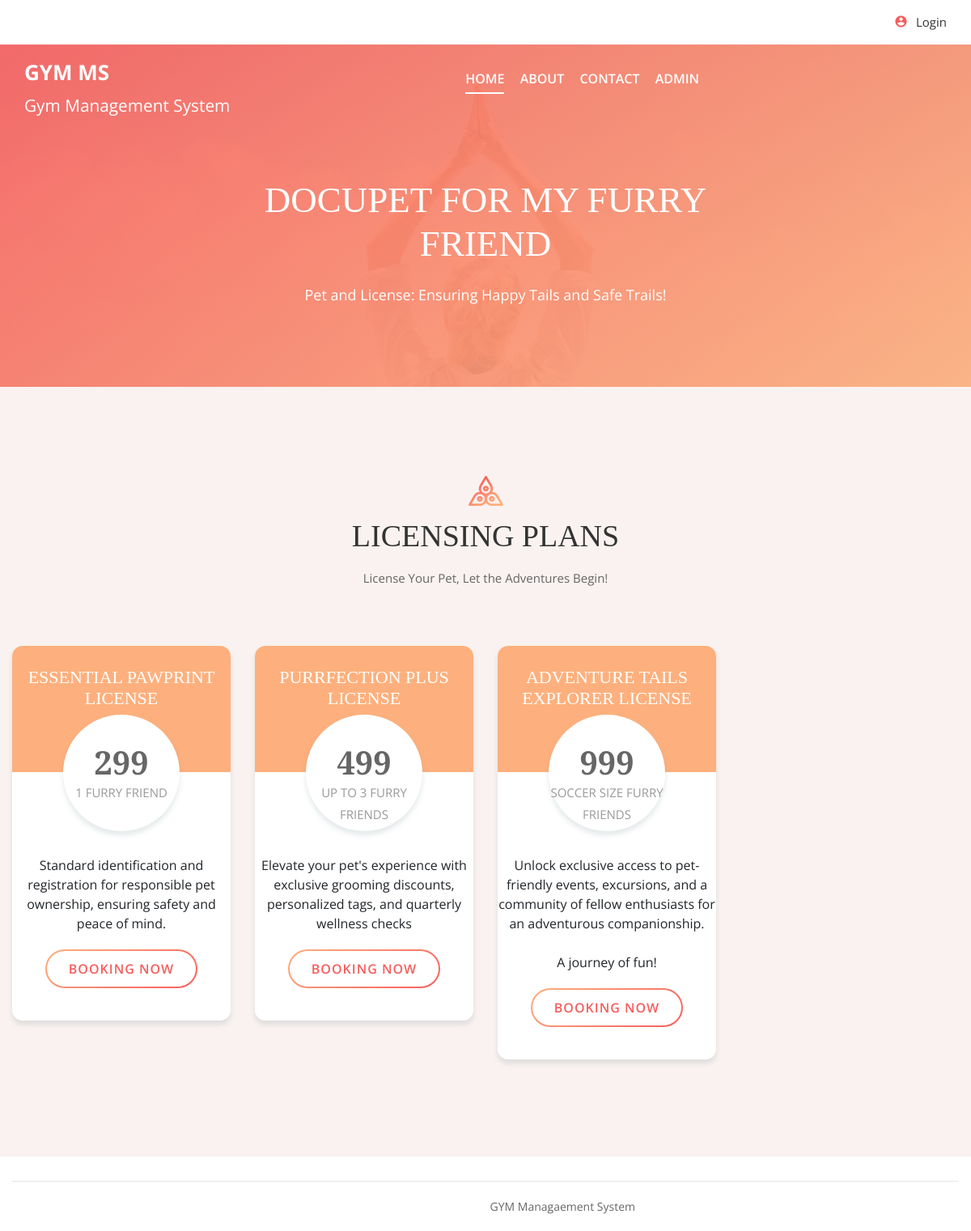
The page / on the database its author committed.
### tables this page shows
CREATE TABLE `tbladdpackage` (
  `id` int(11) NOT NULL,
  `category` varchar(45) DEFAULT NULL,
  `titlename` varchar(450) DEFAULT NULL,
  `PackageType` varchar(45) DEFAULT NULL,
  `PackageDuratiobn` varchar(45) DEFAULT NULL,
  `Price` varchar(45) DEFAULT NULL,
  `uploadphoto` varchar(450) DEFAULT NULL,
  `Description` varchar(450) DEFAULT NULL,
  `create_date` timestamp NULL DEFAULT current_timestamp()
);

### index.php (the view, shortened to what this page needs)
<?php
include 'include/config.php';
?>
<!DOCTYPE html>
<html lang="zxx">
<head>
	<link rel="stylesheet" href="css/bootstrap.min.css"/>
	<link rel="stylesheet" href="css/font-awesome.min.css"/>
	<link rel="stylesheet" href="css/owl.carousel.min.css"/>
	<link rel="stylesheet" href="css/nice-select.css"/>
	<link rel="stylesheet" href="css/magnific-popup.css"/>
	<link rel="stylesheet" href="css/slicknav.min.css"/>
	<link rel="stylesheet" href="css/animate.css"/>
	<link rel="stylesheet" href="css/style.css"/>
</head>
<body>
	<?php include 'include/header.php';?>
	<section class="page-top-section set-bg" data-setbg="img/page-top-bg.jpg">
		<div class="container">
			<div class="row">
				<div class="col-lg-7 m-auto text-white">
					<h2>Docupet for My Furry Friend</h2>
					<p>Pet and License: Ensuring Happy Tails and Safe Trails!</p>
				</div>
			</div>
		</div>
	</section>
	<section class="pricing-section spad">
		<div class="container">
			<div class="section-title text-center">
				<img src="img/icons/logo-icon.png" alt="">
				<h2>Licensing plans</h2>
				<p>License Your Pet, Let the Adventures Begin!</p>
			</div>
			<div class="row">
				        <?php
$sql ="SELECT id, category, titlename, PackageType, PackageDuratiobn, Price, uploadphoto, Description, create_date from tbladdpackage";
$query= $dbh -> prepare($sql);
$query-> execute();
$results = $query -> fetchAll(PDO::FETCH_OBJ);
$cnt=1;
if($query -> rowCount() > 0)
{
foreach($results as $result)
{
?>
				<div class="col-lg-3 col-sm-6">
					<div class="pricing-item begginer">
						<div class="pi-top">
							<h4><?php echo $result->titlename;?></h4>
						</div>
						<div class="pi-price">
							<h3><?php echo htmlentities($result->Price);?></h3>
							<p>	<?php echo $result->PackageDuratiobn;?></p>
						</div>
						<ul>
							<?php echo $result->Description;?>
						</ul>
						<?php if(strlen($_SESSION['uid'])==0): ?>
						<a href="login.php" class="site-btn sb-line-gradient">Booking Now</a>
							 <?php endif;?>
					</div>
				</div>
				<?php  $cnt=$cnt+1; } } ?>
			</div>
		</div>
	</section>
	<?php include 'include/footer.php'; ?>
	</body>
</html>

### include/header.php (shortened to what this page needs)
<header class="header-section">
	<div class="header-top">
		<div class="row m-0">
			<div class="col-md-6 d-none d-md-block p-0">
			</div>
			<div class="col-md-6 text-left text-md-right p-0">
                <?php if(strlen($_SESSION['uid'])==0): ?>
				<div class="header-info d-none d-md-inline-flex">
					<i class="material-icons">account_circle</i>
					<a href="login.php"><p>Login</p></a>
				</div>
				<?php endif;?>
			</div>
		</div>
	</div>
	<div class="header-bottom">
		<a href="index.php" class="site-logo" style="color:#fff; font-weight:bold; font-size:26px;">
			GYM MS<br />
			<small style="margin-top:-4%;">Gym Management System</small>
		</a>
		<div class="container">
			<ul class="main-menu">
				<li><a href="index.php" class="active">Home</a></li>
				<li><a href="about.php">About</a></li>
				<li><a href="contact.php">Contact</a></li>
				<?php if(strlen($_SESSION['uid'])==0): ?>
		<li><a href="admin/">Admin</a></li>
				<?php else :?>
					<li><a href="booking-history.php">Booking History</a></li>
					<?php endif;?>
			</ul>
		</div>
	</div>
</header>

### include/footer.php
<footer class="">
		<div class="container">
			<div class="footer-bottom">
				<div class="row">
					<div class="col-md-8 text-md-right">
						<div class="copyright">
GYM Managaement System</div>
					</div>
				</div>
			</div>
		</div>
	</footer>

### rows shown on the page
tbladdpackage: titlename "ESSENTIAL PAWPRINT LICENSE", Price "299", PackageDuratiobn "1 FURRY FRIEND", Description "Standard identification and registration for responsible pet ownership, ensuring safety and peace of mind."
tbladdpackage: titlename "PURRFECTION PLUS LICENSE", Price "499", PackageDuratiobn "UP TO 3 FURRY FRIENDS", Description "Elevate your pet's experience with exclusive grooming discounts, personalized tags, and quarterly wellness checks"
tbladdpackage: titlename "ADVENTURE TAILS EXPLORER LICENSE", Price "999", PackageDuratiobn "SOCCER SIZE FURRY FRIENDS", Description "Unlock exclusive access to pet-friendly events, excursions, and a community of fellow enthusiasts for an adventurous companionship. A journey of fun!"
